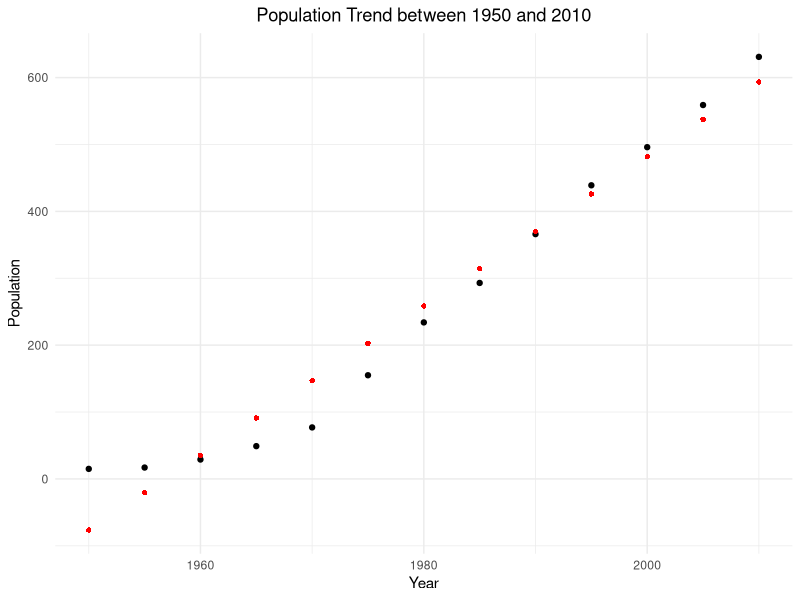
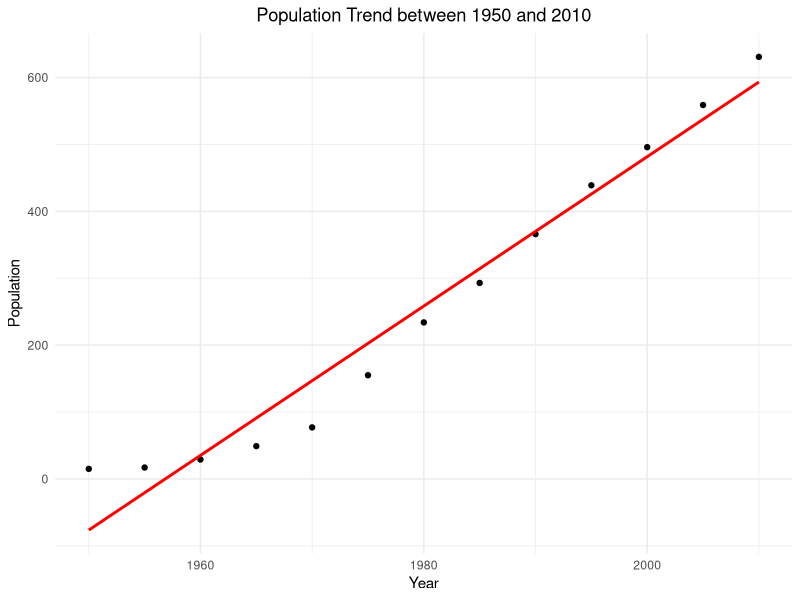

These figures' R source, in order:
library(tidyverse)

setwd("C:/Users/zyang/CPLN501/data")
pop <- read.csv("cpln501_module2_central_africa_pop.csv")

plot1 <-ggplot(pop, aes(x = Year, y = Libreville)) +
  geom_point() +
  theme_minimal() +
  labs(title = "Population Trend between 1950 and 2010",
       x = "Year",
       y = "Population") +
  theme(plot.title = element_text(hjust = 0.5))

lbv <- lm(Libreville ~ Year, data = pop)
summary(lbv)

#Access the actual values
lbv$coefficients[1] #intercept
lbv$coefficients[2] #coef for year
lbv$coefficients[1] + lbv$coefficients[2]*2000

predict(lbv)

plot1+ geom_point(aes(y = predict(lbv)), col = "red", pch = 16)

ggplot(pop, aes(x = Year, y = Libreville)) +
  geom_point() +
  geom_smooth(method = "lm", se = FALSE, color = "red") +
  theme_minimal() +
  labs(title = "Population Trend between 1950 and 2010",
       x = "Year",
       y = "Population") +
  theme(plot.title = element_text(hjust = 0.5))


# Lecture Note #####
# variable in linear trend:
# 1. use more recent data
# 2. use historical data

########Dealing with non-linearity########
# Curve model
# y= a + b1x + b2x^2
# prediction = a + b1*year^2+b2*year
